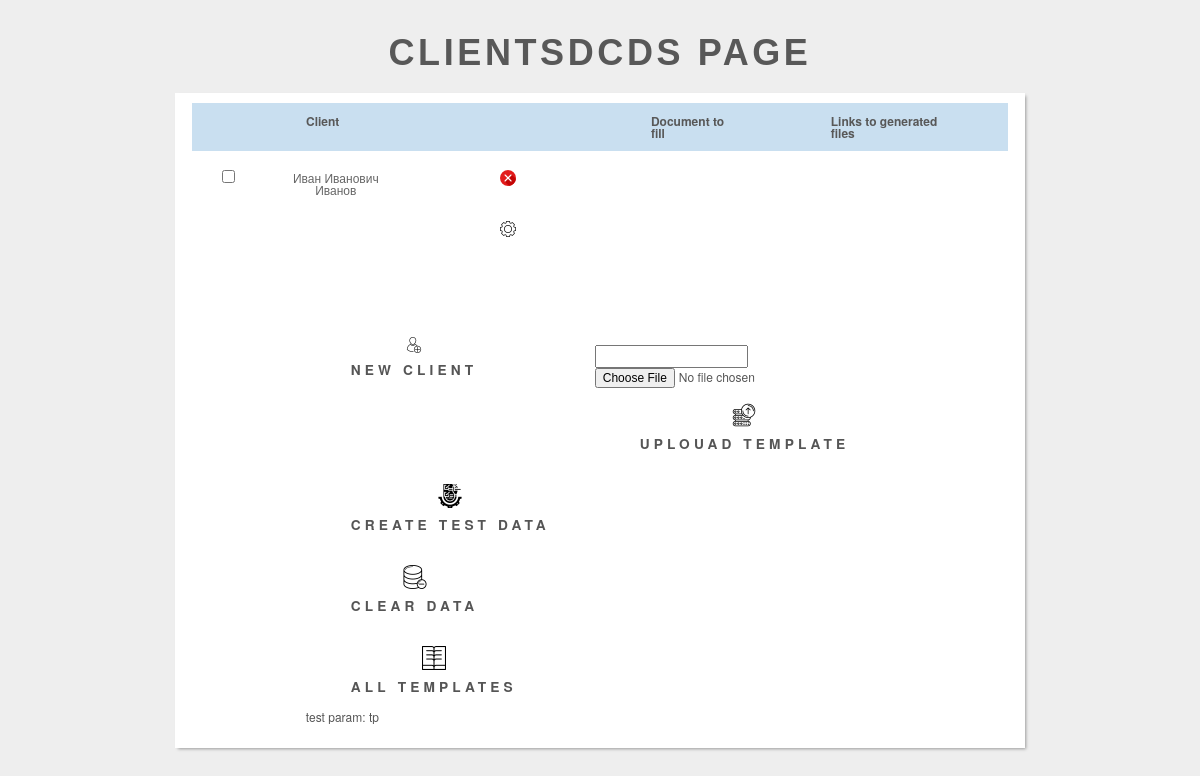
/clients/, run on the app's committed database.
### clients/models.py (models this page shows)
class Client(models.Model):
	first_name = models.CharField(max_length=30, default='Иван')
	part_name = models.CharField(max_length=30, default='Иванович')
	last_name = models.CharField(max_length=30, default='Иванов')
	position = models.CharField(max_length=300, default='Инженер')
	phone_number = models.CharField(max_length=12, default='89276976453')
	email = models.EmailField(max_length=100, default='ivan@gmail.com')

### clients/views.py (the view)
# urls.py: path('clients/', allClients),
def allClients(request, test_param="tp"):
    view_params['all_clients'] = Client.objects.all()
    view_params['all_docs'] = Document.objects.all()
    view_params['all_clients_files'] = ClientsFile.objects.all()
    view_params['p_table'] = 'clients'
    view_params['page_title'] = 'Clientsdcds page'
    return render(request, 'index.html', view_params);

### templates/index.html (shortened to what this page needs)
<!DOCTYPE html>
<html>
<head>
  <link rel="stylesheet" href="/static/css/bootstrap.css">
  <link rel="stylesheet" href="/static/css/bootstrap-select.min.css">
  <link rel="stylesheet" href="/static/css/font-awesome.min.css">
  <link rel="stylesheet" href="/static/css/animate.css">
  <link rel="stylesheet" href="/static/css/owl.carousel.css">
  <link rel="stylesheet" href="/static/css/jquery.mCustomScrollbar.min.css">
  <link rel="stylesheet" href="/static/css/style.css">
</head>
<body>
{% load staticfiles %}
    <link href="{% static 'css/clients_table.css' %}" rel="stylesheet" type="text/css" >
    <link rel="stylesheet" href="https://cdnjs.cloudflare.com/ajax/libs/font-awesome/4.7.0/css/font-awesome.min.css">
<h1>{{page_title}}</h1>
 <div id="wrapper">
     {% if p_table == 'clients' %}
        {% include 'clients.html' %}
     {% endif %}
{% include 'clients_button.html' %}
</div>
</body>
</html>

### templates/clients.html (shortened to what this page needs)
<table id="keywords" cellspacing="0" cellpadding="0">
    <thead>
    <tr>
        <th></th>
        <th colspan="2" width="150px"><span> Client </span></th>
        <th rowspan="{{ all_clients.count }}"><span> Document to fill</span></th>
        <th><span> Links to generated files </span></th>
    </tr>
    </thead>
    {% for p_client in all_clients %}
        {% if forloop.first %}
            <form action="/clientForm/{{ p_client.id }}" method="POST" style="display:inline;" id="clientForm">
                <td>
                    <input type="checkbox" name="cl_checked" value="{{ p_client.id }}">
                </td>
                <td>
                    <a href="/clientInfo/{{ p_client.id }}">
                        {{ p_client.first_name }} {{ p_client.part_name }} {{ p_client.last_name }}
                    </a>
                </td>
                <td style="display: inherit;">
                    {% load staticfiles %}
                    <button class="btn" name="sbm" value="Delete"><img src="{% static 'img/x-button.png' %}"/>
                    </button>
                    <button class="btn" name="sbm" value="Edit"><img src="{% static 'img/edit_icon.png' %}"/>
                    </button>
                </td>
            </form>
            <td rowspan="0"  max-width="40%">
            </td>
            <td>
                {% for client_file in all_clients_files %}
                    {% if client_file.client.id == p_client.id %}
                            {% load static %}
                    {% endif %}
                {% endfor %}
            </td>
        {% else %}
                    {% load staticfiles %}
                {% for client_file in all_clients_files %}
                    {% if client_file.client.id == p_client.id %}
                            {% load static %}
                    {% endif %}
                {% endfor %}
        {% endif %}
    {% endfor %}
</table>

### static/css/style.css (style rules this page uses)
h1,.h1,h2,.h2,h3,.h3,h4,.h4,h5,.h5,h6,.h6 { line-height:1;letter-spacing:.2em;margin-top:0;margin-bottom:32px;text-transform:uppercase }
h1,.h1 { font-weight:300;letter-spacing:.1em }
a { border-bottom:1px solid #b7b7b7;position:relative;text-decoration:none;-webkit-transition:color 0.5s,border-color 0.5s;transition:color 0.5s,border-color 0.5s;vertical-align:top }
img { height:auto;max-width:100% }
.btn { font-size:12px;font-size:.85714rem;line-height:1.6;letter-spacing:.3em;padding:15px 45px 14px;text-transform:uppercase;-webkit-transition:0.2s linear background,0.2s linear border;transition:0.2s linear background,0.2s linear border }
html { height:100%;font-size:14px;word-wrap:break-word }
body { color:#000;font-family:"Raleway",sans-serif;font-size:14px;font-weight:400;height:100%;line-height:2.2;min-width:320px;overflow-x:hidden;position:relative }

### static/css/clients_table.css (style rules this page uses)
.btn { background-color: DodgerBlue; border: none; cursor: pointer; display: block; display: inline; background: transparent; }
html, body, div, span, applet, object, iframe, h1, h2, h3, h4, h5, h6, p, blockquote, pre, a, abbr, acronym, address, big, cite, code, del, dfn, em, img, ins, kbd, q, s, samp, small, strike, strong, sub, sup, tt, var, b, u, i, center, dl, dt, dd, ol, ul, li, fieldset, form, label, legend, table, caption, tbody, tfoot, thead, tr, th, td, article, aside, canvas, details, embed, figure, figcaption, footer, header, hgroup, menu, nav, output, ruby, section, summary, time, mark, audio, video { margin: 0; padding: 0; border: 0; font-size: 100%; font: inherit; vertical-align: baseline; outline: none; -webkit-font-smoothing: antialiased; -webkit-text-size-adjust: 100%; -ms-text-size-adjust: 100%; -webkit-box-sizing: border-box; -moz-box-sizing: border-box; box-sizing: border-box; }
html { overflow-y: scroll; }
body { background: #eee url('https://i.imgur.com/eeQeRmk.png'); font-family: 'Helvetica Neue', Helvetica, Arial, sans-serif; font-size: 62.5%; line-height: 1; color: #585858; padding: 22px 10px; padding-bottom: 55px; }
input, textarea { -webkit-font-smoothing: antialiased; -webkit-text-size-adjust: 100%; -ms-text-size-adjust: 100%; -webkit-box-sizing: border-box; -moz-box-sizing: border-box; box-sizing: border-box; outline: none; }
table { border-collapse: collapse; border-spacing: 0; }
img { border: 0; max-width: 100%; }
h1 { font-family: 'Amarante', Tahoma, sans-serif; font-weight: bold; font-size: 3.6em; line-height: 1.7em; margin-bottom: 10px; text-align: center; }
#wrapper { display: block; width: 850px; background: #fff; margin: 0 auto; padding: 10px 17px; -webkit-box-shadow: 2px 2px 3px -1px rgba(0,0,0,0.35); }
#keywords { margin: 0 auto; font-size: 1.2em; margin-bottom: 15px; }
#keywords thead { cursor: pointer; background: #c9dff0; }
#keywords thead tr th { font-weight: bold; padding: 12px 30px; padding-left: 42px; }
#keywords thead tr th span { padding-right: 20px; background-repeat: no-repeat; background-position: 100% 100%; }
#keywords tbody tr td { text-align: center; padding: 15px 10px; }

### data on the page
Client: first_name "Иван", part_name "Иванович", last_name "Иванов"

### other printed values
{{ page_title }} "CLIENTSDCDS PAGE"
{{ test_param }} "tp"
